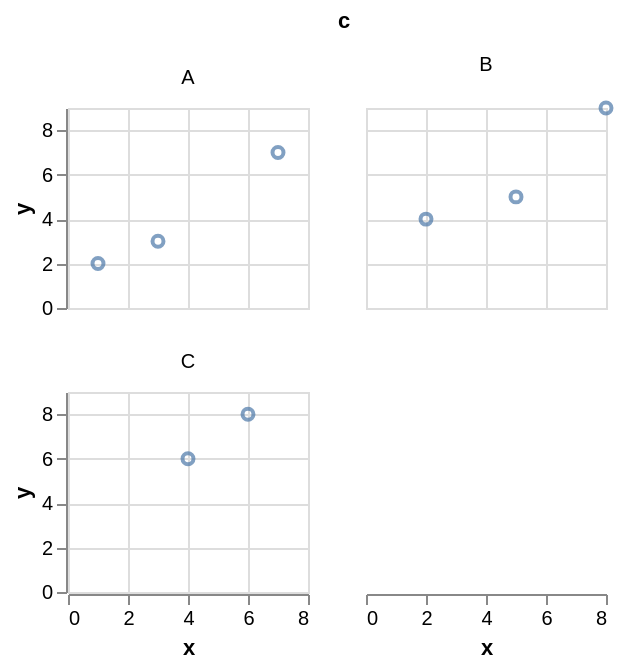

Express this chart as Vega-Lite.
### Vega-Lite specification from a JSON file in a GitHub repository (floating-point values rounded to 4 significant figures)
{"$schema": "https://vega.github.io/schema/vega-lite/v6.json", "padding": 5, "autosize": "pad", "data": {"name": "table", "values": [{"c": "A", "g": "p", "x": 1, "y": 2, "v": 5, "t": "2024-01-15", "o": {"v": 3}, "IMDB Rating": 6.1, "d": "x1"}, {"c": "B", "g": "q", "x": 2, "y": 4, "v": 9, "t": "2024-02-20", "o": {"v": 7}, "IMDB Rating": 7.4, "d": "x2"}, {"c": "A", "g": "q", "x": 3, "y": 3, "v": 2, "t": "2024-03-05", "o": {"v": 1}, "IMDB Rating": 5.2, "d": "x1"}, {"c": "C", "g": "p", "x": 4, "y": 6, "v": 7, "t": "2024-05-30", "o": {"v": 4}, "IMDB Rating": 8.8, "d": "x3"}, {"c": "B", "g": "p", "x": 5, "y": 5, "v": 4, "t": "2024-07-11", "o": {"v": 9}, "IMDB Rating": 6.9, "d": "x2"}, {"c": "C", "g": "q", "x": 6, "y": 8, "v": 6, "t": "2024-09-02", "o": {"v": 2}, "IMDB Rating": 7.7, "d": "x3"}, {"c": "A", "g": "p", "x": 7, "y": 7, "v": 8, "t": "2024-11-25", "o": {"v": 5}, "IMDB Rating": 4.4, "d": "x1"}, {"c": "B", "g": "q", "x": 8, "y": 9, "v": 3, "t": "2024-12-31", "o": {"v": 8}, "IMDB Rating": 9.1, "d": "x2"}]}, "facet": {"field": "c", "type": "nominal"}, "columns": 2, "spec": {"mark": "point", "encoding": {"x": {"field": "x", "type": "quantitative"}, "y": {"field": "y", "type": "quantitative"}}, "width": 120, "height": 100}}
